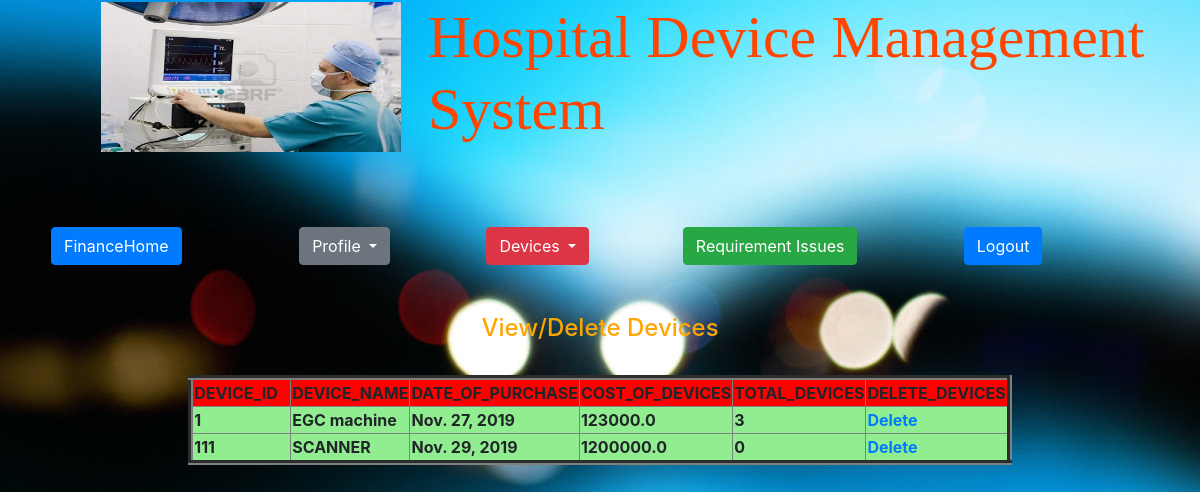
The page /HDMS_FINANCE/viewdevice/ on the database its author committed.
### HDMS_ADMIN/models.py (models this page shows)
class Devices(models.Model):
    Device_id=models.IntegerField(primary_key=True)
    Device_name=models.CharField(max_length=30)
    Date_Of_Purchase=models.DateField()
    Cost_Of_Devices=models.FloatField()
    Total_Devices=models.IntegerField()

### HDMS_FINANCE/views.py (the view)
# urls.py: path('viewdevice/',views.ViewDevice.as_view(),name='viewdevice'),
class ViewDevice(ListView):
    model = Devices
    template_name = "view_devices.html"
    context_object_name = "Devices"

### templates/view_devices.html (shortened to what this page needs)
{% include 'hdms_FinDephome.html' %}
<h4 align="center"style="color: orange">View/Delete Devices</h4>
{% if Devices %}
 <table align="center" border="5" width="0" bgcolor="#90ee90">
 <tr>
     <th width="100"style="background:red">DEVICE_ID</th>
     <th width="100" style="background:red">DEVICE_NAME</th>
     <th width="100" style="background:red">DATE_OF_PURCHASE</th>
     <th width="100" style="background:red">COST_OF_DEVICES</th>
     <th width="100" style="background:red">TOTAL_DEVICES</th>
     <th width="100" style="background:red">DELETE_DEVICES</th>
 </tr>
{% for x in Devices %}
    <tr>
        <th>
            {{ x.Device_id }}
        </th>
        <th>
            {{ x.Device_name }}
    <th>
            {{ x.Date_Of_Purchase}}
        </th>
    <th>
            {{ x.Cost_Of_Devices }}
        </th>
        <th>
            {{ x.Total_Devices }}
        </th>
    <th style="background:lightgreen">
        <a href="{% url 'del_device' x.Device_id %}" >Delete</a>
    </th>
    </tr>
{% endfor %}
   </table>
{% else %}
    <h2 align="center">NO DEVICES ARE AVAILABLE</h2>
{% endif %}

### rows shown on the page
Devices: Device_id "1", Device_name "EGC machine", Date_Of_Purchase "Nov. 27, 2019", Cost_Of_Devices "123000.0", Total_Devices "3"
Devices: Device_id "111", Device_name "SCANNER", Date_Of_Purchase "Nov. 29, 2019", Cost_Of_Devices "1200000.0", Total_Devices "0"
